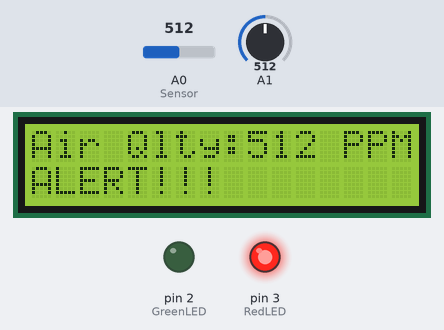
Recording of a sketch running on a simulated Arduino Uno, built with avr-gcc and run on an emulated ATmega328P. On the bench: 16×2 character LCD, output pins drawn as LEDs (lit = HIGH). The test bench sets the inputs (shaded band); at power-on: A0 (Sensor) = 512, A1 = 512. What the sketch prints to the serial monitor is not drawn.

Above: at 1.2 s.
1.3 s: A0 (Sensor) set to 417
At 3.8 s:
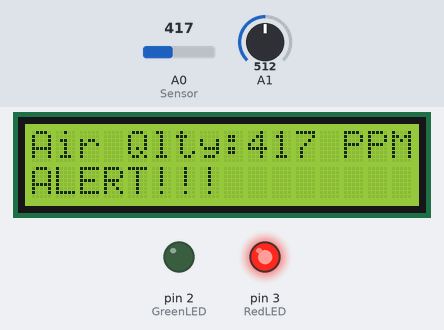
7.5 s: A0 (Sensor) set to 391
At 10.7 s:
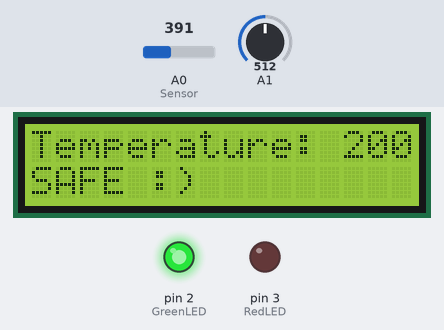
13.7 s: A1 set to 390
At 14.4 s:
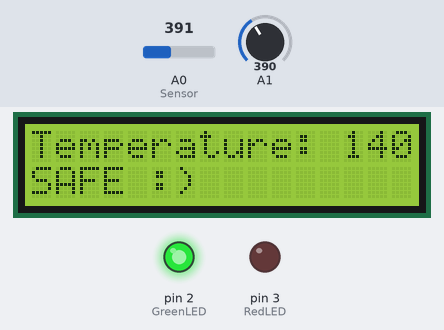
16.6 s: A1 set to 410
At 18.9 s:
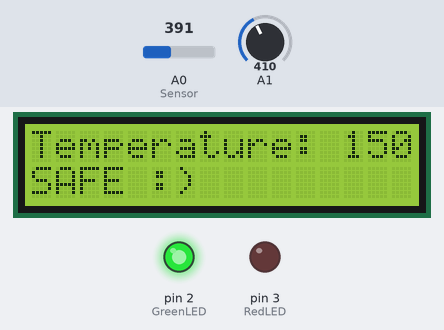
20.6 s: A0 (Sensor) set to 410
At 22.9 s:
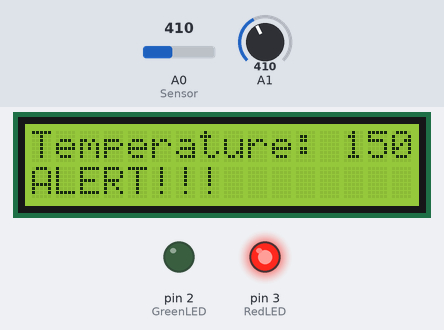
23.6 s: A1 set to 511
At 24.9 s:
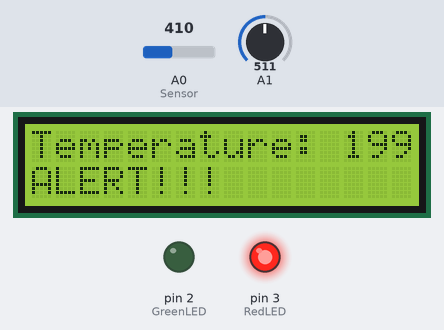
Timing chart, 0 to 26.6 s (numbered marks = the images above; inputs shaded):
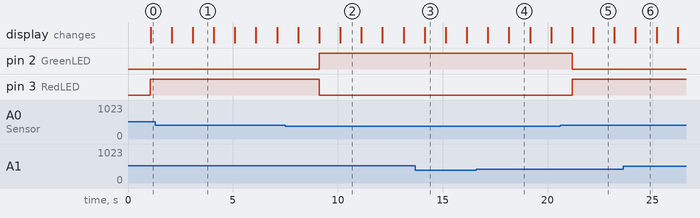

The sketch:

air_monitoring_system1.ino
```cpp
#include <LiquidCrystal.h>

LiquidCrystal LCD(5, 6, 8, 9, 10, 11);

int RedLED=3;
int GreenLED=2;
int Sensor=A0;

float sensorvalue=0;
float voltage;
float Temperature;

int Max = 400;

void setup()
{
  pinMode(A1,INPUT);
  pinMode(Sensor,INPUT);
  pinMode(Sensor, INPUT);
  pinMode(RedLED, OUTPUT);
  pinMode(GreenLED, OUTPUT);
  Serial.begin(9600);
  LCD.begin(16, 2);
}

void loop()
{
  sensorvalue=analogRead(A1);
  voltage=sensorvalue*5.0/1024;
  Temperature=(voltage-0.5)*100;
  Serial.print("Sensor Value");
  Serial.println(sensorvalue);
  Serial.print("Temperature: ");
  Serial.print(Temperature);
  Serial.println(" degree Celcius");


   LCD.setCursor(0,0);
   LCD.print("Temperature: ");
   LCD.print(Temperature);
   delay(1000);


  int PPM = analogRead(Sensor);
  Serial.println(PPM);
  LCD.clear();
  LCD.setCursor(0 ,0);
  LCD.print("Air Qlty:");
  LCD.print(PPM);
  LCD.print(" PPM");
  if(PPM > Max) {
    digitalWrite(RedLED, HIGH);
    digitalWrite(GreenLED, LOW);
    LCD.setCursor(0, 1);
    LCD.print("ALERT!!!");
    delay(1000);
  }
  else {
    digitalWrite(RedLED, LOW);
    digitalWrite(GreenLED, HIGH);
    LCD.setCursor(0, 1);
    LCD.print("SAFE :)");
    delay(1000);
  }


}
```

Measured:
- the behaviour switches between 401 and 400 on A0 (Sensor) (found by bisection; images 1 and 2)
- after the input at 1.3 s, the display: first differs from a run without the input after 1.8 s (image 1)
- after the input at 7.5 s, pin 2 (GreenLED): LOW → HIGH after 1.6 s; pin 3 (RedLED): HIGH → LOW after 1.6 s; the display: first differs from a run without the input after 1.6 s (image 2 shows a later state)
- after the input at 13.7 s, the display: changes after 0.44 s (image 3)
- after the input at 16.6 s, the display: first differs from a run without the input after 1.6 s (image 4)
- after the input at 20.6 s, pin 2 (GreenLED): HIGH → LOW after 0.58 s; pin 3 (RedLED): LOW → HIGH after 0.58 s; the display: first changes after 0.58 s (image 5 shows a later state)
- after the input at 23.6 s, the display: changes after 0.59 s (image 6)
